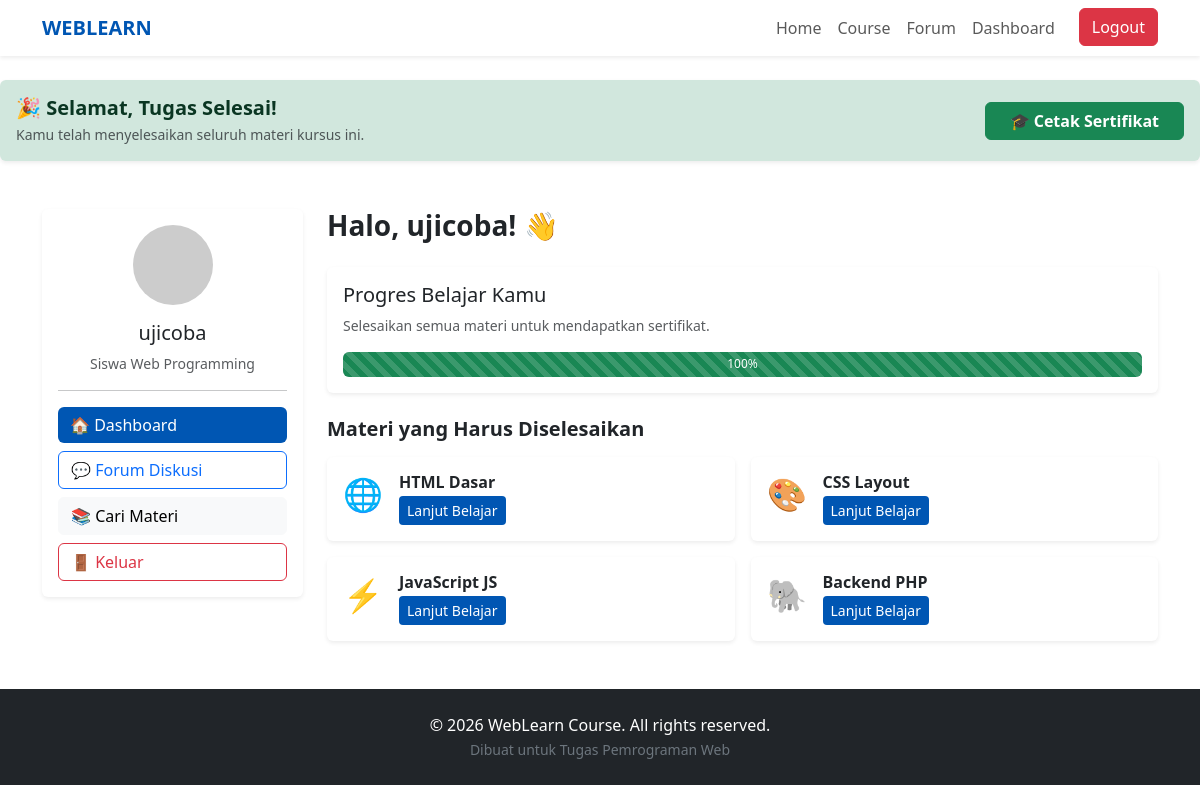
/pages/dashboard.php (signed in), run on the app's committed database.
### tables this page shows
CREATE TABLE `courses` (
  `id` int(11) NOT NULL,
  `judul` varchar(100) NOT NULL,
  `deskripsi` text DEFAULT NULL,
  `icon` varchar(50) DEFAULT NULL
);

### pages/dashboard.php (the view, shortened to what this page needs)
<?php
include '../includes/db.php';
include '../includes/header.php';
$user_id = $_SESSION['user_id'];
$nama_user = $_SESSION['nama'];
$total_query = mysqli_query($conn, "SELECT COUNT(*) as total FROM modules");
$total_data = mysqli_fetch_assoc($total_query);
$total_modules = $total_data['total'] > 0 ? $total_data['total'] : 1;
$done_query = mysqli_query($conn, "SELECT COUNT(*) as selesai FROM progress WHERE user_id = '$user_id' AND is_completed = 1");
$done_data = mysqli_fetch_assoc($done_query);
$done_modules = $done_data['selesai'];
$persentase = ($done_modules / $total_modules) * 100;
?>
<?php if ($persentase >= 100): ?>
    <div class="alert alert-success mt-4 border-0 shadow-sm d-flex align-items-center justify-content-between">
        <div>
            <h5 class="alert-heading fw-bold mb-1">🎉 Selamat, Tugas Selesai!</h5>
            <p class="mb-0 small text-muted">Kamu telah menyelesaikan seluruh materi kursus ini.</p>
        </div>
        <a href="certificate.php" target="_blank" class="btn btn-success fw-bold px-4">
            🎓 Cetak Sertifikat
        </a>
    </div>
<?php else: ?>
    <div class="alert alert-info mt-4 border-0 shadow-sm">
        <small>Selesaikan semua materi (<?php echo $done_modules; ?>/<?php echo $total_modules; ?>) untuk membuka sertifikat.</small>
    </div>
<?php endif; ?>
<div class="container mt-5">
    <div class="row">
        <div class="col-md-3">
            <div class="card border-0 shadow-sm mb-4">
                <div class="card-body text-center">
                    <div class="mb-3">
                        <img src="https://ui-avatars.com/api/?name=<?php echo urlencode($nama_user); ?>&background=0056b3&color=fff" class="rounded-circle" width="80">
                    </div>
                    <h5><?php echo $nama_user; ?></h5>
                    <p class="text-muted small">Siswa Web Programming</p>
                    <hr>
                    <div class="text-start">
                        <a href="dashboard.php" class="btn btn-primary w-100 mb-2 text-start">🏠 Dashboard</a>
                        <a href="forum.php" class="btn btn-outline-primary w-100 mb-2 text-start">💬 Forum Diskusi</a>
                        <a href="../index.php#courses" class="btn btn-light w-100 mb-2 text-start">📚 Cari Materi</a>
                        <a href="logout.php" class="btn btn-outline-danger w-100 text-start">🚪 Keluar</a>
                    </div>
                </div>
            </div>
        </div>
        <div class="col-md-9">
            <h3 class="fw-bold mb-4">Halo, <?php echo $nama_user; ?>! 👋</h3>
            <div class="card border-0 shadow-sm mb-4">
                <div class="card-body">
                    <h5 class="card-title">Progres Belajar Kamu</h5>
                    <p class="text-muted small">Selesaikan semua materi untuk mendapatkan sertifikat.</p>
                    <div class="progress" style="height: 25px;">
                        <div class="progress-bar progress-bar-striped progress-bar-animated bg-success"
                             role="progressbar"
                             style="width: <?php echo $persentase; ?>%;"
                             aria-valuenow="<?php echo $persentase; ?>"
                             aria-valuemin="0"
                             aria-valuemax="100">
                             <?php echo round($persentase); ?>%
                        </div>
                    </div>
                </div>
            </div>
            <h5 class="fw-bold mb-3">Materi yang Harus Diselesaikan</h5>
            <div class="row g-3">
                <?php
                $courses = mysqli_query($conn, "SELECT * FROM courses");
                while($c = mysqli_fetch_array($courses)) {
                ?>
                <div class="col-md-6">
                    <div class="card h-100 border-0 shadow-sm">
                        <div class="card-body d-flex align-items-center">
                            <h2 class="me-3"><?php echo $c['icon']; ?></h2>
                            <div>
                                <h6 class="mb-1 fw-bold"><?php echo $c['judul']; ?></h6>
                                <a href="course-detail.php?id=<?php echo $c['id']; ?>" class="btn btn-sm btn-primary">Lanjut Belajar</a>
                            </div>
                        </div>
                    </div>
                </div>
                <?php } ?>
            </div>
        </div>
    </div>
</div>
<?php include '../includes/footer.php'; ?>

### includes/header.php (style rules this page uses)
:root { --primary-blue: #0056b3; }
.btn-primary { background-color: var(--primary-blue); border: none; }

### data on the page
courses: icon "🌐", judul "HTML Dasar"
courses: icon "🎨", judul "CSS Layout"
courses: icon "⚡", judul "JavaScript JS"
courses: icon "🐘", judul "Backend PHP"

### other printed values
$nama_user "ujicoba"
$persentase "100"
